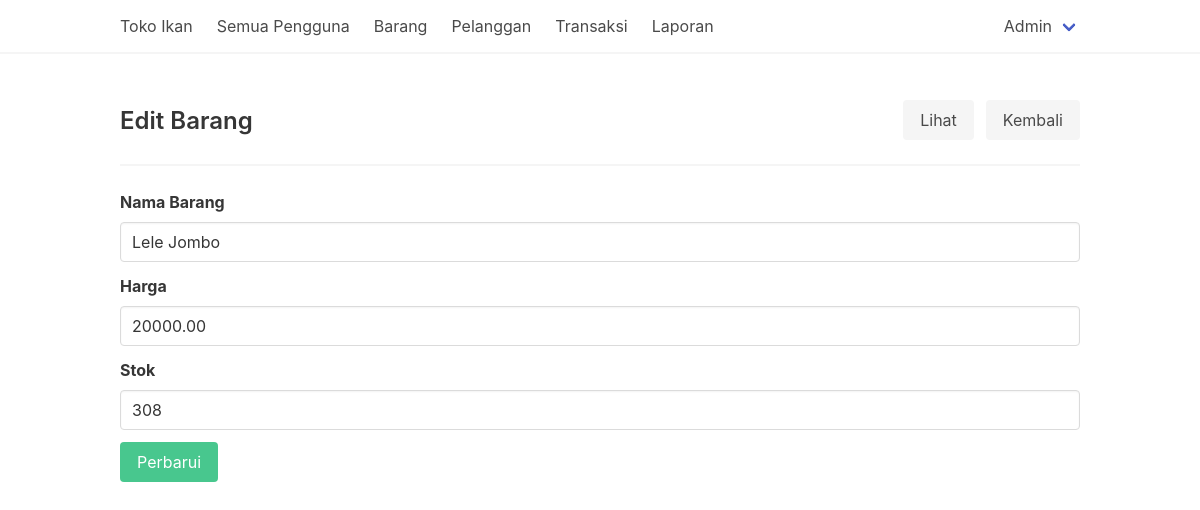
The app's page /barang-edit.php?id=2 (signed in), older data.
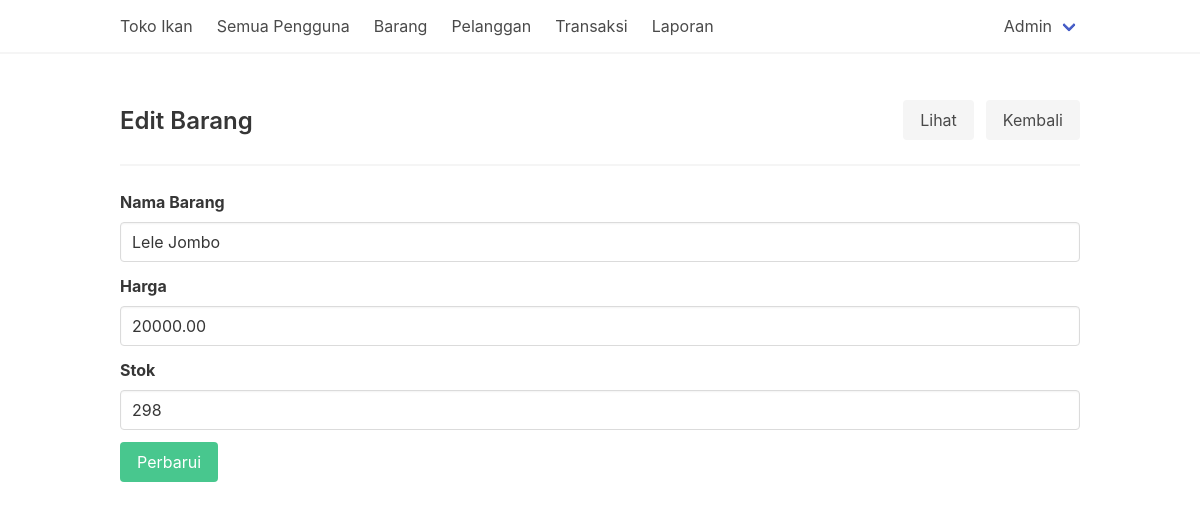
The same page, newer data.
### tables this page shows
CREATE TABLE `barang` (
  `id_barang_055` int(11) NOT NULL,
  `nama_barang_055` varchar(30) NOT NULL,
  `harga_barang_055` decimal(16,2) NOT NULL,
  `stok_barang_055` int(11) NOT NULL
);

### config/function.php (called while the page is built, shortened)
<?php
function old($var, $val = '')
{
    return $_POST[$var] ?? $val;
}

### barang-edit.php (the view, shortened to what this page needs)
<?php
require_once "template/theHeader.php";
?>
<div class="level">
    <div class="level-left">
        <div class="level-item">
            <h1 class="title is-4">Edit Barang</h1>
        </div>
    </div>
    <div class="level-right">
        <div class="level-item">
            <a href="barang-show.php?id=<?= $_GET['id'] ?>" class="button is-light">Lihat</a>
        </div>
        <div class="level-item">
            <a href="barang.php" class="button is-light">Kembali</a>
        </div>
    </div>
</div>
<hr>
<?php
if (isset($_GET['id'])) {
    $query = $conn->query(sprintf("SELECT * FROM barang WHERE id_barang_055 = %s", $_GET['id']));
    $item = $query->fetch_object();
} else {
    return header('Location:barang.php');
}
?>
<form action="" method="post">
    <div class="field">
        <label for="nama" class="label">Nama Barang</label>
        <div class="control">
            <input type="text" name="nama" id="nama" class="input" value="<?= old('nama', $item->nama_barang_055); ?>" required>
        </div>
    </div>
    <div class="field">
        <label for="harga" class="label">Harga</label>
        <div class="control">
            <input type="number" name="harga" id="harga" class="input" value="<?= old('harga', $item->harga_barang_055); ?>" required>
        </div>
    </div>
    <div class="field">
        <label for="stok" class="label">Stok</label>
        <div class="control">
            <input type="number" name="stok" id="stok" class="input" value="<?= old('stok', $item->stok_barang_055) ?>" required>
        </div>
    </div>
    <div class="field">
        <button name="simpan" class="button is-success">Perbarui</button>
    </div>
</form>
<?php
require_once "template/theFooter.php"
?>

Row changes from the older to the newer data that the page shows:
changed barang "Lele Jombo": stok "308" → "298"
